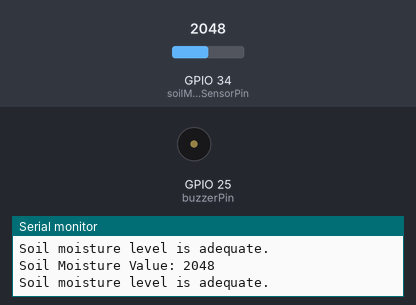
Simulated run of this sketch. Board: ESP32. Parts: buzzer (waves = sounding, pin HIGH), the last lines printed to the serial monitor. The inputs (shaded band) are chosen by the test bench; at power-on: GPIO 34 (soilMoistureSensorPin) = 2048.

Above: at 5.8 s.
5.9 s: GPIO 34 (soilMoistureSensorPin) set to 1946
At 10.8 s:
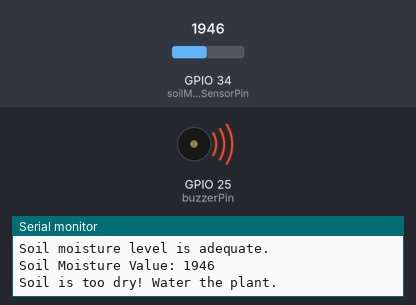
16.7 s: GPIO 34 (soilMoistureSensorPin) set to 2040
At 17.5 s:
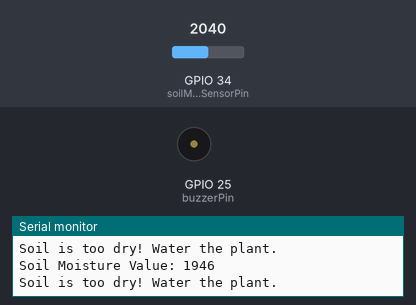
22.7 s: GPIO 34 (soilMoistureSensorPin) set to 1960
At 27.5 s:
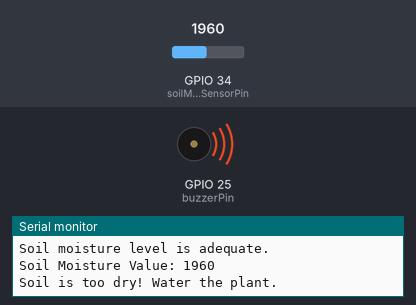
Timing chart, 0 to 39.5 s (numbered marks = the images above; inputs shaded):
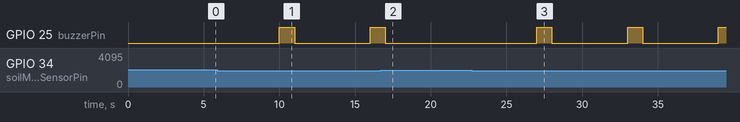

The sketch:

Smart_agriculture_system.ino
```cpp
const int soilMoistureSensorPin = 34; // Analog pin connected to the soil moisture sensor
const int buzzerPin = 25; // Digital pin connected to the buzzer
const int moistureThreshold = 2000; // Threshold value for soil moisture (adjust as needed)

void setup() {
  Serial.begin(115200); // Initialize serial communication
  pinMode(buzzerPin, OUTPUT); // Set the buzzer pin as an output
}

void loop() {
  int soilMoistureValue = analogRead(soilMoistureSensorPin); // Read the soil moisture value
  Serial.print("Soil Moisture Value: ");
  Serial.println(soilMoistureValue);

  if (soilMoistureValue < moistureThreshold) {
    Serial.println("Soil is too dry! Water the plant.");
    digitalWrite(buzzerPin, HIGH); // Turn on the buzzer
    delay(1000); // Buzz for 1 second
    digitalWrite(buzzerPin, LOW); // Turn off the buzzer
  } else {
    Serial.println("Soil moisture level is adequate.");
  }

  delay(5000); // Wait for 5 seconds before the next reading
}
```

Measured:
- the behaviour switches between 2000 and 1999 on GPIO 34 (soilMoistureSensorPin) (found by bisection; images 0 and 1)
- after the input at 5.9 s, GPIO 25 (buzzerPin): LOW → HIGH after 4.1 s, → LOW 1.0 s later, → HIGH 5.0 s later
- after the input at 16.7 s, GPIO 25 (buzzerPin): goes on until 17.0 s, then stays LOW
- after the input at 22.7 s, GPIO 25 (buzzerPin): alternates HIGH for 1.0 s and LOW for 5.0 s, starting after 4.3 s
